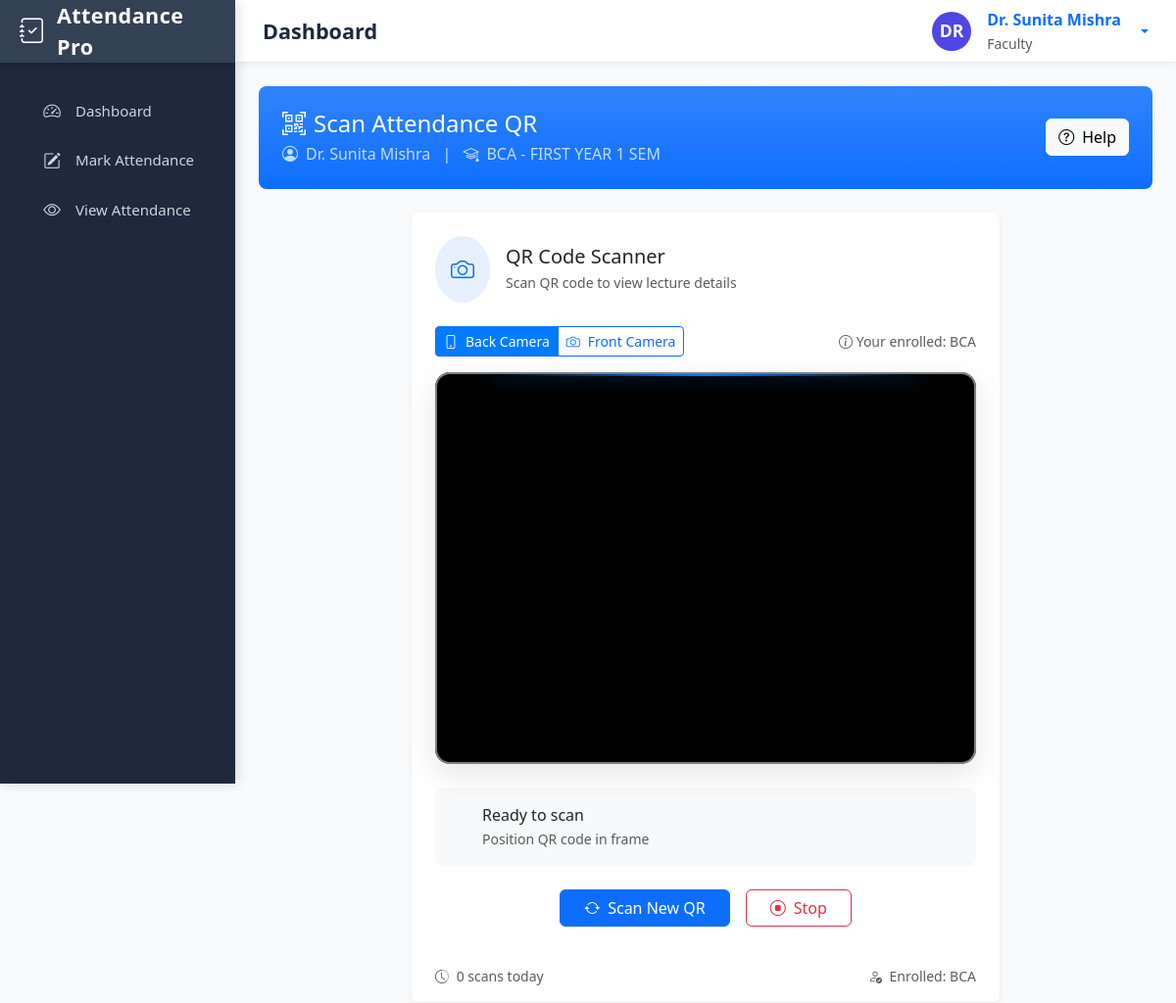
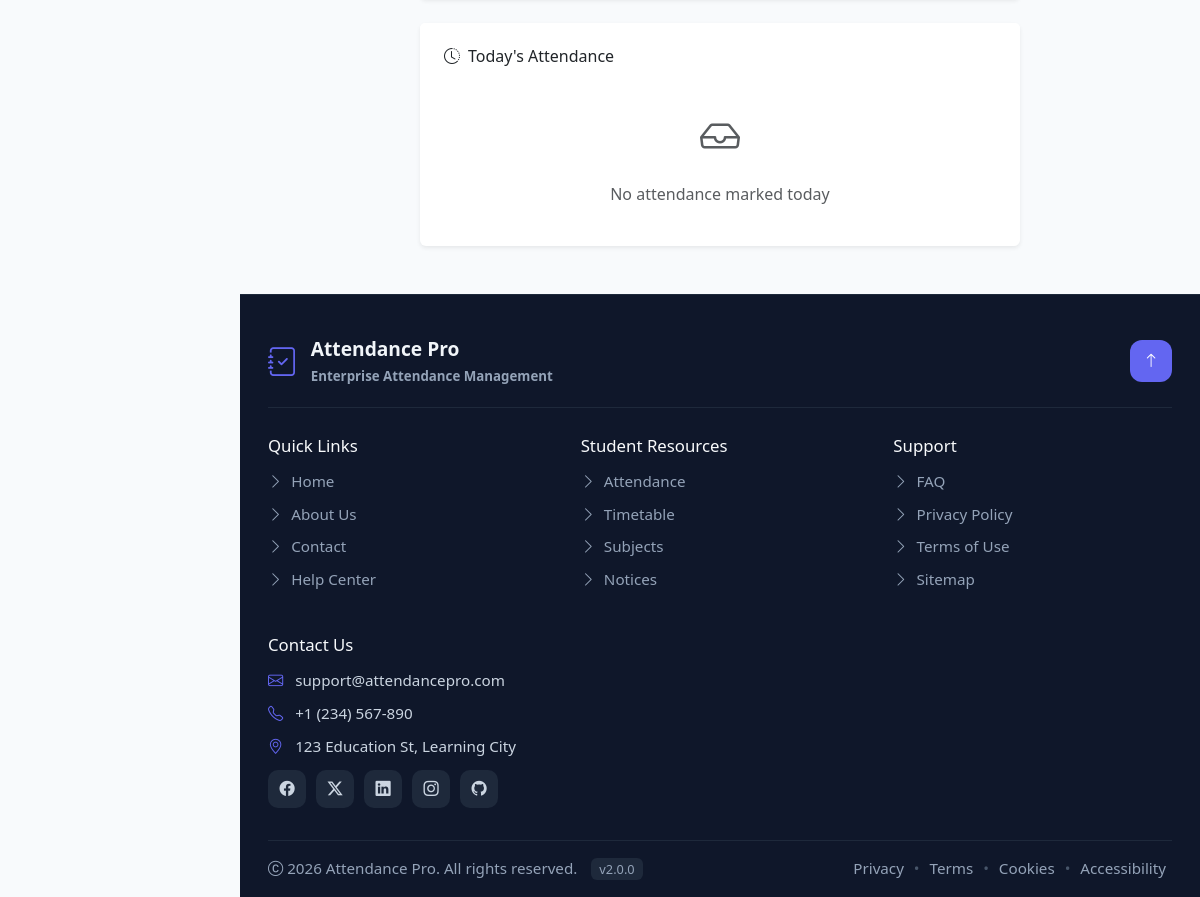
Screenshot of /student/location_scan.php (signed in) with the database file from the repository (2 pictures, top to bottom).
### tables this page shows
CREATE TABLE `students` (
  `id` int(11) NOT NULL,
  `name` varchar(100) NOT NULL,
  `avatar` varchar(250) NOT NULL,
  `email` varchar(100) NOT NULL,
  `profile_photo` varchar(255) DEFAULT NULL,
  `password` varchar(255) NOT NULL,
  `course_id` int(11) DEFAULT NULL,
  `year_id` int(11) DEFAULT NULL,
  `session_id` int(11) DEFAULT NULL,
  `role` enum('student','faculty','admin') DEFAULT 'student',
  `created_at` timestamp NOT NULL DEFAULT current_timestamp(),
  `profile_pic` varchar(250) NOT NULL
);

CREATE TABLE `courses` (
  `id` int(11) NOT NULL,
  `course_name` varchar(100) NOT NULL,
  `created_at` timestamp NOT NULL DEFAULT current_timestamp()
);

CREATE TABLE `years` (
  `id` int(11) NOT NULL,
  `year_name` varchar(50) NOT NULL,
  `created_at` timestamp NOT NULL DEFAULT current_timestamp()
);

### student/location_scan.php (the view, shortened to what this page needs)
<?php
include('../config/db.php');
include('../includes/header.php');
$student_id = $_SESSION['user_id'];
$stmt = $pdo->prepare("SELECT name, course_id, year_id, course_name, year_name
                       FROM students s
                       LEFT JOIN courses c ON s.course_id = c.id
                       LEFT JOIN years y ON s.year_id = y.id
                       WHERE s.id = ?");
$stmt->execute([$student_id]);
$student = $stmt->fetch();
?>
<main class="main-content">
<div class="px-4 pt-4 pb-5">
    <div class="bg-primary bg-gradient text-white rounded-3 p-4 mb-4">
        <div class="d-flex justify-content-between align-items-center">
            <div>
                <h4 class="mb-1"><i class="bi bi-qr-code-scan me-2"></i>Scan Attendance QR</h4>
                <p class="mb-0 opacity-75">
                    <i class="bi bi-person-circle me-2"></i><?= htmlspecialchars($student['name']) ?>
                    <span class="mx-2">|</span>
                    <i class="bi bi-mortarboard me-2"></i><?= htmlspecialchars($student['course_name'] ?? 'N/A') ?> - <?= htmlspecialchars($student['year_name'] ?? 'N/A') ?>
                </p>
            </div>
            <button class="btn btn-light" onclick="toggleInstructions()">
                <i class="bi bi-question-circle me-2"></i>Help
            </button>
        </div>
    </div>
    <div class="row">
        <div class="col-lg-8 mx-auto">
            <div class="card shadow-sm border-0 overflow-hidden">
                <div class="card-header bg-white border-0 pt-4 pb-0 px-4">
                    <div class="d-flex align-items-center">
                        <div class="bg-primary bg-opacity-10 p-3 rounded-circle me-3">
                            <i class="bi bi-camera text-primary fs-4"></i>
                        </div>
                        <div>
                            <h5 class="mb-1">QR Code Scanner</h5>
                            <p class="text-muted small mb-0">Scan QR code to view lecture details</p>
                        </div>
                    </div>
                </div>
                <div class="card-body p-4">
                    <div class="d-flex justify-content-between align-items-center mb-3">
                        <div class="btn-group" id="cameraToggle">
                            <button class="btn btn-sm btn-outline-primary active" onclick="switchCamera('environment')">
                                <i class="bi bi-phone me-2"></i>Back Camera
                            </button>
                            <button class="btn btn-sm btn-outline-primary" onclick="switchCamera('user')">
                                <i class="bi bi-camera me-2"></i>Front Camera
                            </button>
                        </div>
                        <small class="text-muted">
                            <i class="bi bi-info-circle"></i> Your enrolled: <?= htmlspecialchars($student['course_name'] ?? 'N/A') ?>
                        </small>
                    </div>
                    <div class="scanner-container position-relative mb-4">
                        <div id="reader" class="scanner-frame"></div>
                    </div>
                    <div class="status-area p-3 rounded-3 bg-light mb-4">
                        <div class="d-flex align-items-center">
                            <div class="flex-grow-1">
                                <div id="statusBar" class="fw-medium">Ready to scan</div>
                                <small class="text-muted" id="statusDetail">Position QR code in frame</small>
                            </div>
                        </div>
                    </div>
                    <div class="d-flex gap-3 justify-content-center mt-3">
                        <button class="btn btn-primary px-4" onclick="resetScanner()">
                            <i class="bi bi-arrow-repeat me-2"></i>Scan New QR
                        </button>
                        <button class="btn btn-outline-danger px-4" onclick="stopScanner()">
                            <i class="bi bi-stop-circle me-2"></i>Stop
                        </button>
                    </div>
                </div>
                <div class="card-footer bg-white border-0 px-4 py-3">
                    <div class="d-flex justify-content-between align-items-center">
                        <small class="text-muted">
                            <i class="bi bi-clock-history me-1"></i>
                            <span id="scanCounter">0</span> scans today
                        </small>
                        <small class="text-muted">
                            <i class="bi bi-person-check me-1"></i>
                            Enrolled: <?= htmlspecialchars($student['course_name'] ?? 'N/A') ?>
                        </small>
                    </div>
                </div>
            </div>
            <div class="card shadow-sm border-0 mt-4">
                <div class="card-header bg-white border-0 pt-4 pb-0 px-4">
                    <h6 class="mb-0"><i class="bi bi-clock-history me-2"></i>Today's Attendance</h6>
                </div>
                <div class="card-body p-4">
                    <div id="recentAttendance">
                        <div class="text-center text-muted py-3">
                            <i class="bi bi-inbox fs-1 d-block mb-3"></i>
                            No attendance marked today
                        </div>
                    </div>
                </div>
            </div>
        </div>
    </div>
</div>
</main>
<?php include('../includes/footer.php'); ?>

### includes/header.php (style rules this page uses)
:root { --sidebar-bg: #1e293b; --sidebar-brand-bg: #334155; --sidebar-hover: #334155; --sidebar-active: #4f46e5; --sidebar-active-light: #6366f1; --text-primary: #f1f5f9; --text-secondary: #cbd5e1; --text-muted: #94a3b8; --border-color: #334155; }
body { background: #f8fafc; font-family: 'Segoe UI', system-ui, sans-serif; min-height: 100vh; }
main.main-content { margin-left: 240px; margin-top: 64px; min-height: calc(100vh - 64px); background: #f8fafc; transition: all 0.35s ease; }

### student/location_scan.php (style rules this page uses)
.main-content { background-color: #f8f9fa; min-height: 100vh; }
.scanner-container { position: relative; width: 100%; border-radius: 15px; overflow: hidden; box-shadow: 0 10px 30px rgba(0,0,0,0.1); }
#reader { width: 100% !important; height: 400px !important; background: #000; }
.status-area { transition: all 0.3s ease; }
.btn-group .btn.active { background-color: #007bff; color: white; }

### rows the page displays
students: name "Dr. Sunita Mishra", course.course_name "BCA", year.year_name "FIRST YEAR 1 SEM"

### other values shown
substr($userName, 0, 2) "DR"
$userName "Dr. Sunita Mishra"
$userRole "Faculty"
